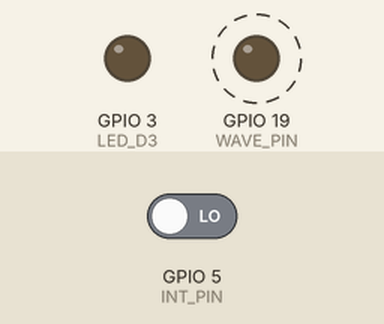
A program run on a simulated ESP32-S3. Shown: output pins drawn as LEDs (lit = HIGH). Dashed ring = blinking. The inputs (shaded band) are chosen by the test bench; at power-on: GPIO 5 (INT_PIN) LOW. What the program prints to the serial monitor is not drawn.

Above: at 1.2 s.
1.3 s: GPIO 5 (INT_PIN) driven HIGH
At 2.8 s:
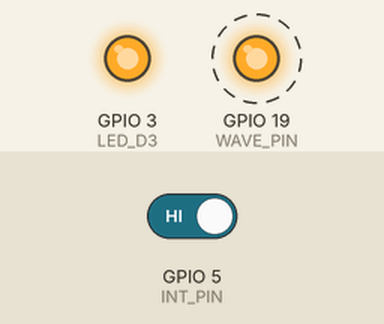
4.3 s: GPIO 5 (INT_PIN) driven LOW
At 6.8 s:
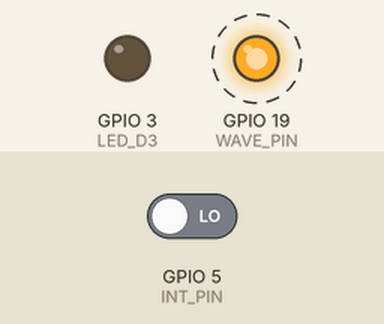
Timing chart, 0 to 13.3 s (numbered marks = the images above; inputs shaded):
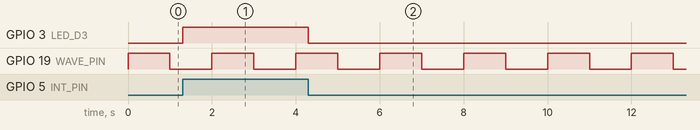

The program:

main.cpp
```cpp
#include <Arduino.h>

// 定义引脚
#define WAVE_PIN 19    // 输出方波的GPIO19
#define INT_PIN 5      // 外部中断的GPIO5
#define LED_D3 3       // D3灯的GPIO3

// 全局变量：中断计数
volatile int num = 0;  // volatile确保变量在中断中被正确修改

// 中断回调函数（中断服务函数）
void IRAM_ATTR service_exit5() {
  num++;  // 中断次数累加
  // 串口打印中断次数（中断中串口打印仅作演示，实际建议减少中断内耗时操作）
  Serial.printf("The count of Exit5: %d\n", num);
  // 翻转D3灯状态
  digitalWrite(LED_D3, !digitalRead(LED_D3));
}

void setup() {
  // 初始化UART0串口，波特率115200
  Serial.begin(115200);
  while (!Serial) {
    delay(10); // 等待串口就绪
  }

  // 初始化方波输出引脚为输出模式
  pinMode(WAVE_PIN, OUTPUT);
  // 初始化D3灯引脚为输出模式，初始低电平（灯灭）
  pinMode(LED_D3, OUTPUT);
  digitalWrite(LED_D3, LOW);

  // 核心修改：中断触发方式改为电平改变（CHANGE）
  attachInterrupt(digitalPinToInterrupt(INT_PIN), service_exit5, CHANGE);

  Serial.println("程序启动，外部中断配置为电平改变触发");
}

void loop() {
  // GPIO19输出2秒周期的方波（1秒高，1秒低）
  digitalWrite(WAVE_PIN, HIGH);
  delay(1000);
  digitalWrite(WAVE_PIN, LOW);
  delay(1000);
}
```

Measured:
- after the input at 1.3 s, GPIO 3 (LED_D3): LOW → HIGH at once
- after the input at 4.3 s, GPIO 3 (LED_D3): HIGH → LOW at once
- by itself, GPIO 19 (WAVE_PIN): alternates HIGH for 1.0 s and LOW for 1.0 s
